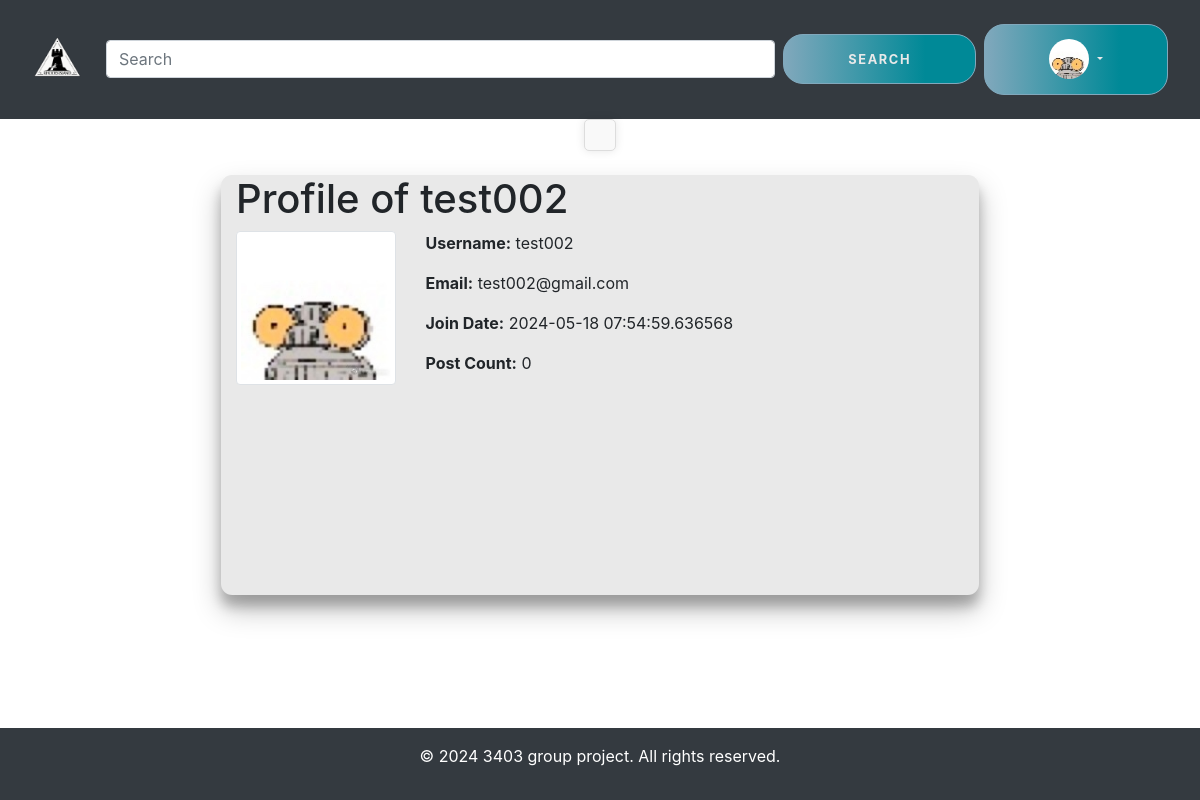
Screenshot of /profile/test002 (signed in) with the database file from the repository.
### apps/models.py (models this page shows, shortened)
class User(db.Model, UserMixin):
    id = db.Column(db.Integer, primary_key=True)
    username = db.Column(db.String(30), unique=True, nullable=False)
    email = db.Column(db.String(30), unique=True, nullable=False)
    hashedPassword = db.Column(db.String(128), nullable=False)
    join_date = db.Column(db.DateTime, default=datetime.utcnow)
    avatar = db.Column(db.String(200), nullable=False, default='static/images/avatars/default_avatar.png')
    posts = db.relationship('Post', backref='author', lazy=True)
    comments = db.relationship('Comment', backref='author', lazy=True)
    likes = db.relationship('Like', backref='user', lazy=True)
    @property
    def post_count(self):
        return Post.query.filter_by(user_id=self.id).count()

### apps/routes.py (the view)
@flaskApp.route('/profile/<username>')
@login_required
def profile(username):
    user = User.query.filter_by(username=username).first_or_404()
    return render_template('profile.html', user=user)

### apps/__init__.py (called while the page is built)
@login.user_loader
def load_user(user_id):
    return User.query.get(int(user_id))

### apps/routes.py (called while the page is built)
@flaskApp.context_processor
def inject_user():
    return dict(current_user=current_user)

### apps/templates/profile.html (shortened to what this page needs)
{% extends "base.html" %}
{% block content %}
<div class="container mt-4">
    <h1>Profile of {{ user.username }}</h1>
    <div class="row">
        <div class="col-md-3">
            <img class="rounded img-thumbnail"
                 src="{{ url_for('static', filename=current_user.avatar.replace('static/', '')) }}" width="200">
        </div>
        <div class="col-md-9">
            <p><strong>Username:</strong> {{ user.username }}</p>
            <p><strong>Email:</strong> {{ user.email }}</p>
            <p><strong>Join Date:</strong> {{ user.join_date }}</p>
            <p><strong>Post Count:</strong> {{ user.post_count }}</p>
        </div>
    </div>
</div>
{% endblock %}

### apps/templates/header.html (shortened to what this page needs)
<header class="bg-dark text-white p-3">
    <nav class="navbar navbar-expand-lg navbar-dark">
        <a class="navbar-brand" href="{{ url_for('main') }}">
            <img alt="Website Logo" src="{{ url_for('static', filename='images/logo.png') }}" style="height: 50px;">
        </a>
        {% if request.endpoint != 'login' %}
        <div class="collapse navbar-collapse" id="navbarNav">
            <div class="mx-2 d-flex justify-content-center align-items-center flex-grow-1" style="max-width: 900px;">
                <form class="form-inline w-100 d-flex justify-content-center align-items-center" method="GET" action="{{ url_for('search') }}">
                    <input aria-label="Search" class="form-control mr-2 flex-grow-1" name="query" placeholder="Search" type="search">
                    <button class="btn btn-outline-success" type="submit">Search</button>
                </form>
            </div>
        </div>
        <div class="form-inline">
            {% if current_user.is_authenticated %}
            <div class="dropdown">
                <a aria-expanded="false" aria-haspopup="true" class="btn btn-secondary dropdown-toggle"
                   data-toggle="dropdown" href="#" id="dropdownMenuLink" role="button">
                    <img class="avatar-img" src="{{ url_for('static', filename=current_user.avatar.replace('static/', '')) }}">
                </a>
            </div>
            {% else %}
            <a class="btn btn-primary" href="{{ url_for('login') }}">Sign In / Log In</a>
            {% endif %}
        </div>
        {% endif %}
    </nav>
</header>
<div id="results-container"></div>

### apps/static/css/style.css (style rules this page uses)
html, body { height: 100%; margin: 0; display: flex; flex-direction: column; }
.avatar-img { height: 40px; width: 40px; border-radius: 50%; }
#results-container { max-width: 800px; margin: 0 auto; border: 1px solid #ddd; border-radius: 5px; padding: 15px; background-color: #f9f9f9; box-shadow: 0 0 10px rgba(0, 0, 0, 0.1); }

### apps/static/css/login_style.css (style rules this page uses)
:root { --white: #e9e9e9; --gray: #333; --primary-color: #81a8bc; --secondary-color: #008997; --button-border: #ff4b2b; --button-radius: 0.7rem; --max-width: 758px; --max-height: 420px; font-size: 16px; font-family: -apple-system, BlinkMacSystemFont, "Segoe UI", Roboto, Oxygen, Ubuntu, Cantarell, "Open Sans", "Helvetica Neue", sans-serif; }
html, body { height: 100%; margin: 0; display: flex; flex-direction: column; }
.container { background-color: var(--white); border-radius: var(--button-radius); box-shadow: 0 0.9rem 1.7rem rgba(0, 0, 0, 0.25), 0 0.7rem 0.7rem rgba(0, 0, 0, 0.22); height: var(--max-height); max-width: var(--max-width); overflow: hidden; position: relative; width: 100%; }
.btn { background-color: var(--primary-color); background-image: linear-gradient(90deg, var(--primary-color) 0%, var(--secondary-color) 74%); border-radius: 20px; border: 1px solid var(--primary-color); color: var(--white); cursor: pointer; font-size: 0.8rem; font-weight: bold; letter-spacing: 0.1rem; padding: 0.9rem 4rem; text-transform: uppercase; transition: transform 80ms ease-in; }

### rows the page displays
User: avatar (picture)
User: username "test002", email "test002@gmail.com", join_date "2024-05-18 07:54:59.636568"

### other values shown
{{ user.post_count }} "0"
